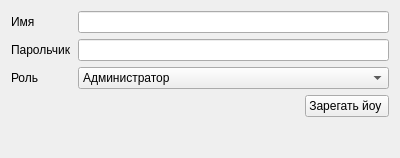
<?xml version="1.0" encoding="UTF-8"?>
<ui version="4.0">
 <class>CreateUserForm</class>
 <widget class="QWidget" name="CreateUserForm">
  <property name="geometry">
   <rect>
    <x>0</x>
    <y>0</y>
    <width>400</width>
    <height>158</height>
   </rect>
  </property>
  <property name="windowTitle">
   <string>Form</string>
  </property>
  <layout class="QGridLayout" name="gridLayout_2">
   <item row="2" column="1">
    <widget class="QComboBox" name="roleCombo">
     <item>
      <property name="text">
       <string>Администратор</string>
      </property>
     </item>
     <item>
      <property name="text">
       <string>Пользователь</string>
      </property>
     </item>
    </widget>
   </item>
   <item row="0" column="0">
    <widget class="QLabel" name="label">
     <property name="text">
      <string>Имя</string>
     </property>
    </widget>
   </item>
   <item row="0" column="1">
    <widget class="QLineEdit" name="usernameLine"/>
   </item>
   <item row="1" column="0">
    <widget class="QLabel" name="label_2">
     <property name="text">
      <string>Парольчик</string>
     </property>
    </widget>
   </item>
   <item row="2" column="0">
    <widget class="QLabel" name="label_3">
     <property name="text">
      <string>Роль</string>
     </property>
    </widget>
   </item>
   <item row="1" column="1">
    <widget class="QLineEdit" name="passwordLine"/>
   </item>
   <item row="3" column="0" colspan="2">
    <layout class="QHBoxLayout" name="horizontalLayout">
     <property name="spacing">
      <number>1</number>
     </property>
     <property name="sizeConstraint">
      <enum>QLayout::SetMinimumSize</enum>
     </property>
     <item>
      <spacer name="horizontalSpacer">
       <property name="orientation">
        <enum>Qt::Horizontal</enum>
       </property>
       <property name="sizeHint" stdset="0">
        <size>
         <width>40</width>
         <height>20</height>
        </size>
       </property>
      </spacer>
     </item>
     <item>
      <widget class="QPushButton" name="signupButton">
       <property name="text">
        <string>Зарегать йоу </string>
       </property>
      </widget>
     </item>
    </layout>
   </item>
   <item row="4" column="0" colspan="2">
    <widget class="QLabel" name="label_4">
     <property name="styleSheet">
      <string notr="true">color: red;</string>
     </property>
     <property name="text">
      <string/>
     </property>
    </widget>
   </item>
  </layout>
  <widget class="QPushButton" name="pushButton">
   <property name="geometry">
    <rect>
     <x>85</x>
     <y>253</y>
     <width>80</width>
     <height>26</height>
    </rect>
   </property>
   <property name="text">
    <string>PushButton</string>
   </property>
  </widget>
 </widget>
 <resources/>
 <connections/>
</ui>
